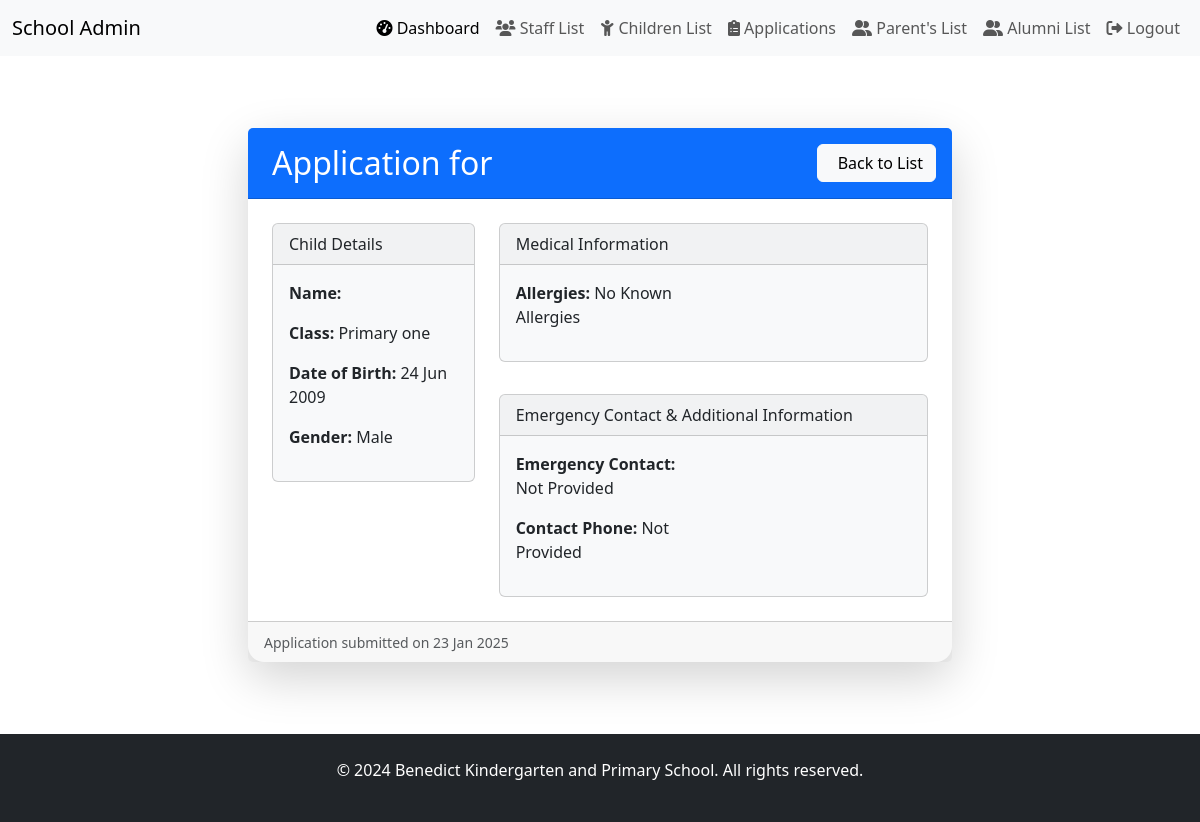
/benedict_school/applications/3/ (signed in), run on the app's committed database.
### benedict_school/models.py (models this page shows, shortened)
class PupilApplication(models.Model):
    child = models.OneToOneField(
        Child,
        on_delete=models.CASCADE,
        related_name="application"
    )
    application_date = models.DateField(auto_now_add=True)
    documents = models.FileField(
        upload_to="applications/",
        null=True,
        blank=True,
        validators=[FileExtensionValidator(['pdf', 'doc', 'docx'])],
        verbose_name="Application Documents"
    )
    ALLERGY_CHOICES = [
        ('none', 'No Known Allergies'),
        ('food', 'Food Allergy'),
        ('medication', 'Medication Allergy'),
        ('environmental', 'Environmental Allergy'),
        ('other', 'Other')
    ]
    allergies = models.CharField(
        max_length=20,
        choices=ALLERGY_CHOICES,
        default='none'
    )
    allergy_details = models.TextField(null=True, blank=True)
    medical_conditions = models.TextField(
        null=True,
        blank=True,
        help_text="List any existing medical conditions"
    )
    emergency_contact_name = models.CharField(max_length=100, default='')
    emergency_contact_phone = models.CharField(max_length=15, default='')
    special_needs = models.TextField(
        null=True,
        blank=True,
        help_text="Describe any special needs or accommodations required"
    )
    previous_school = models.CharField(
        max_length=100,
        null=True,
        blank=True,
        help_text="Name of the previous school attended"
    )
    notes = models.TextField(
        null=True,
        blank=True,
        help_text="Additional notes or comments"
    )

class Child(models.Model):
    parent = models.ForeignKey(
        Parent,
        on_delete=models.CASCADE,
        related_name="children"
    )
    full_name = models.CharField(max_length=100)
    date_of_birth = models.DateField()
    sex = models.CharField(
        max_length=10,
        choices=[("male", "Male"), ("female", "Female")],
        default="male"
    )
    study_class = models.CharField(
        max_length=20,
        choices=[
            ("baby_class", "Baby Class"),
            ("middle_class", "Middle class"),
            ("top_class", "Top class"),
            ("primary_one", "Primary one"),
            ("primary_two", "Primary two"),
            ("primary_three", "Primary three"),
            ("primary_four", "Primary four"),
            ("primary_five", "Primary five"),
            ("primary_six", "Primary six")
        ],
        default="primary_one",
    )
    profile_image = models.ImageField(upload_to="child_images/", null=True, blank=True)
    STATUS_CHOICES = [
        ('active', 'Active'),
        ('alumni', 'Alumni'),
    ]
    status = models.CharField(
        max_length=20,
        choices=STATUS_CHOICES,
        default='active'
    )
    alumni_date = models.DateField(null=True, blank=True)
    reason_for_leaving = models.TextField(blank=True, null=True)

### benedict_school/views.py (the view)
# urls.py: path('applications/<int:pk>/', pupil_application_detail, name='application-detail'),
@user_passes_test(is_admin, login_url='/admin-login/')
def pupil_application_detail(request, pk):
    application = get_object_or_404(PupilApplication, pk=pk)
    return render(request, 'application_detail.html', {'application': application})

### benedict_school/context_processors.py (called while the page is built)
def google_maps_api_key(request):
    return {'GOOGLE_MAPS_API_KEY': getattr(settings, 'GOOGLE_MAPS_API_KEY', '')}

### benedict_school/views.py (called while the page is built)
def is_admin(user):
    return user.is_authenticated and user.is_staff  # Checks if user is admin

### benedict_school/templates/application_detail.html (shortened to what this page needs)
{% extends "admin_base.html" %}
{% load static %}
{% load django_bootstrap5 %}
{% block content %}
<div class="container-fluid px-4 py-5">
    <div class="row justify-content-center">
        <div class="col-12 col-md-10 col-lg-8">
            <div class="card shadow-lg border-0 rounded-4">
                <div class="card-header bg-primary text-white py-3 d-flex justify-content-between align-items-center">
                    <h2 class="mb-0">
                        Application for {{ application.child.name }}
                    </h2>
                    <div class="btn-group">
                        <a href="{% url 'application-list' %}" class="btn btn-light">
                            Back to List
                        </a>
                    </div>
                </div>
                <div class="card-body p-4">
                    <div class="row g-4">
                        <div class="col-md-4">
                            <div class="card bg-light mb-3">
                                <div class="card-header">Child Details</div>
                                <div class="card-body">
                                    <p><strong>Name:</strong> {{ application.child.name }}</p>
                                    <p><strong>Class:</strong> {{ application.child.get_study_class_display }}</p>
                                    <p><strong>Date of Birth:</strong> {{ application.child.date_of_birth|date:"d M Y" }}</p>
                                    <p><strong>Gender:</strong> {{ application.child.get_sex_display }}</p>
                                </div>
                            </div>
                        </div>
                        <div class="col-md-8">
                            <div class="row g-3">
                                <div class="col-12">
                                    <div class="card bg-light mb-3">
                                        <div class="card-header">Medical Information</div>
                                        <div class="card-body">
                                            <div class="row">
                                                <div class="col-md-6">
                                                    <p><strong>Allergies:</strong> {{ application.get_allergies_display }}</p>
                                                </div>
                                                <div class="col-md-6">
                                                </div>
                                            </div>
                                        </div>
                                    </div>
                                </div>
                                <div class="col-12">
                                    <div class="card bg-light">
                                        <div class="card-header">Emergency Contact & Additional Information</div>
                                        <div class="card-body">
                                            <div class="row">
                                                <div class="col-md-6">
                                                    <p><strong>Emergency Contact:</strong> {{ application.emergency_contact_name|default:"Not Provided" }}</p>
                                                    <p><strong>Contact Phone:</strong> {{ application.emergency_contact_phone|default:"Not Provided" }}</p>
                                                </div>
                                                <div class="col-md-6">
                                                </div>
                                            </div>
                                        </div>
                                    </div>
                                </div>
                            </div>
                        </div>
                    </div>
                </div>
                <div class="card-footer text-muted">
                    <small>Application submitted on {{ application.application_date|date:"d M Y" }}</small>
                </div>
            </div>
        </div>
    </div>
</div>
{% endblock %}

### data on the page
PupilApplication: child.study_class "Primary one", child.date_of_birth "24 Jun 2009", child.sex "Male", allergies "No Known Allergies", emergency_contact_name "Not Provided", emergency_contact_phone "Not Provided", application_date "23 Jan 2025"
